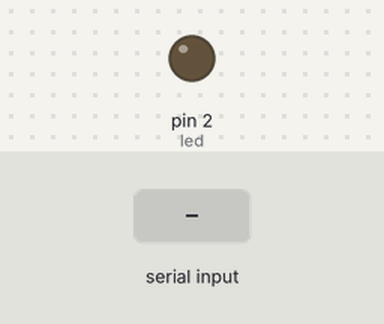
The sketch below on a simulated Arduino Uno, built with avr-gcc and run on an emulated ATmega328P. On the bench: output pins drawn as LEDs (lit = HIGH). The test bench sets the inputs (shaded band).

Above: at 1.2 s.
1.3 s: "on" received over Serial
At 3.2 s:
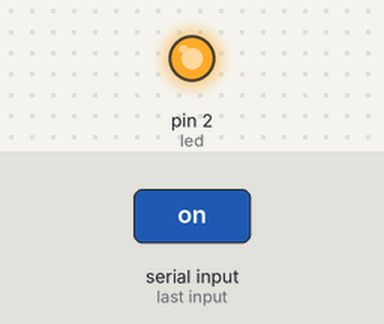
3.8 s: "off" received over Serial
At 5.1 s:
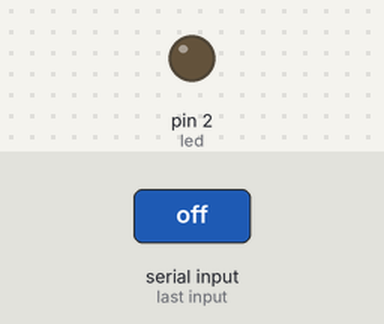
6.3 s: "ON" received over Serial
At 8.2 s:
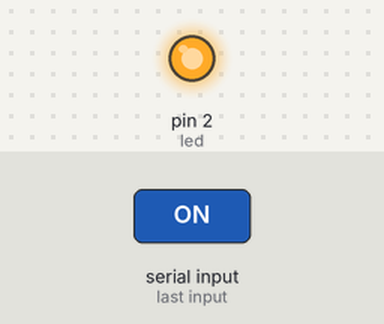
Timing chart, 0 to 9.7 s (numbered marks = the images above; inputs shaded):
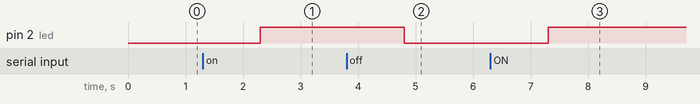

Measured:
- after the input at 1.3 s, pin 2 (led): LOW → HIGH after 1.0 s
- after the input at 3.8 s, pin 2 (led): HIGH → LOW after 1.0 s
- after the input at 6.3 s, pin 2 (led): LOW → HIGH after 1.0 s

The sketch:

activity4.ino
```cpp
// Activity-4: Control LED from user input

int led=2;
void setup() {
  pinMode(led,OUTPUT);
  Serial.begin(9600);
}

void loop() {
  while(Serial.available()){
    String s=Serial.readString();
    if(s=="on" || s=="ON")
      digitalWrite(led,1);
    else if(s=="off" || s=="OFF")
      digitalWrite(led,0);
  }
}
```
